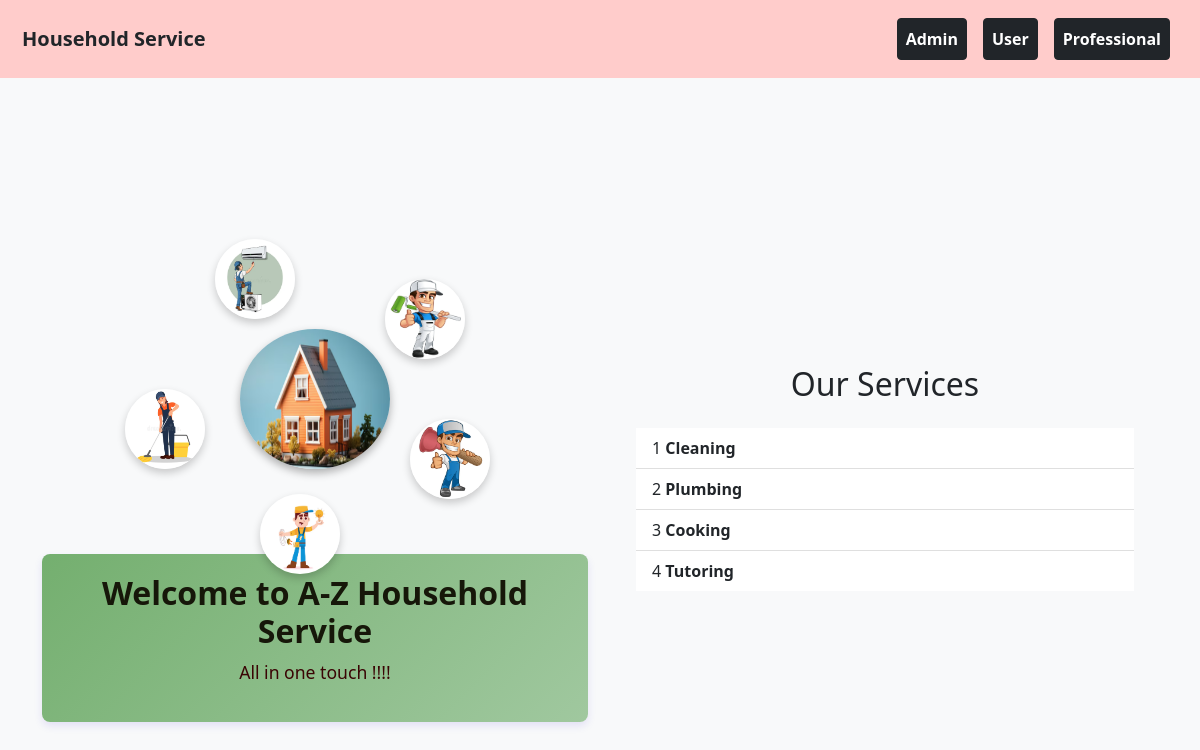
The page / on the database its author committed.
### backend/models.py (models this page shows)
class Service(db.Model):
    __tablename__="service"
    id=db.Column(db.Integer,primary_key=True)
    name=db.Column(db.String,nullable=False)
    basic_price=db.Column(db.Integer,nullable=False)
    Description=db.Column(db.String,nullable=False)
    professionals=db.relationship("Professional_Info",cascade="all,delete",backref="service",lazy=True)
    service_requests=db.relationship("Service_Request",cascade="all,delete",backref="service",lazy=True)

### backend/controller.py (the view)
@app.route("/")
def home():
    service_obj=Service.query.all()
    return render_template("index.html",service_obj=service_obj)

### templates/index.html (shortened to what this page needs)
<!DOCTYPE html>
<html lang="en">
<head>
    <link rel="stylesheet" href="static\styles\style.css">
    <link href="https://cdn.jsdelivr.net/npm/bootstrap@5.0.2/dist/css/bootstrap.min.css" rel="stylesheet">
</head>
<body>
<div class="container-fluid" style="background-color: #ffcccb; padding: 10px;">
    <nav class="navbar navbar-expand-lg navbar-light w-100">
        <div class="container-fluid">
            <a class="navbar-brand text-dark" href="#"><strong>Household Service</strong></a>
            <div class="collapse navbar-collapse justify-content-end" id="navbarNav">
                <ul class="navbar-nav">
                    <li class="nav-item">
                        <a type="button" class="nav-link btn btn-dark mx-2 text-white fw-bold" href="/alogin">Admin</a>
                    </li>
                    <li class="nav-item">
                        <a type="button" class="nav-link btn btn-dark mx-2 text-white fw-bold" href="/clogin">User</a>
                    </li>
                    <li class="nav-item">
                        <a type="button" class="nav-link btn btn-dark mx-2 text-white fw-bold" href="/flogin">Professional</a>
                    </li>
                </ul>
            </div>
        </div>
    </nav>
</div>
<div class="d-flex align-items-center vh-100 bg-light">
    <div class="container">
        <div class="row">
            <div class="col-md-6 d-flex flex-column align-items-center me-6">
                <div class="image-circle-container">
                    <img src="static\house.png" alt="Center Image" class="center-image">
                    <img src="static\Ac maintanence.png" alt="Surrounding Image 1" class="surrounding-image image-1">
                    <img src="static\Plumbing.png" alt="Surrounding Image 2" class="surrounding-image image-2">
                    <img src="static\Electrical work.png" alt="Surrounding Image 3" class="surrounding-image image-3">
                    <img src="static\Cleaning.png" alt="Surrounding Image 4" class="surrounding-image image-4">
                    <img src="static\Painting.png" alt="Surrounding Image 5" class="surrounding-image image-5">
                </div>
                <div class="text-box">
                    <h2>Welcome to A-Z Household Service</h2>
                    <p>All in one touch !!!!</p>
                </div>
            </div>
            <div class="col-md-6 d-flex align-items-center justify-content-left">
                <div class="container">
                    <h2 class="text-center mb-4">Our Services</h2>
                    {% if service_obj !=[] %}
                    <ul class="list-group list-group-flush">
                        {% for service in service_obj %}
                        <li class="list-group-item">{{loop.index}} <strong>{{service.name}}</strong></li>
                        {% endfor %}
                    </ul>
                    {% endif %}
                </div>
            </div>
        </div>
    </div>
</div>
</body>
</html>

### static/styles/style.css (style rules this page uses)
.text-box { margin-top: 20px; padding: 20px; background: linear-gradient(135deg,#74af6f, #a0c89f ); border-radius: 8px; box-shadow: 0 4px 8px rgba(38, 8, 206, 0.1); text-align: center; max-width: 600px; margin-left: auto; margin-right: auto; }
.text-box h2 { font-size: 2em; color: #161709; font-weight: bold; }
.text-box p { font-size: 1.1em; color: #3a0404; line-height: 1.6; }
.image-circle-container { position: relative; width: 300px; height: 300px; margin: 0 auto; }
.center-image { position: absolute; top: 55%; left: 50%; transform: translate(-50%, -50%); width: 150px; height: 140px; border-radius: 50%; box-shadow: 0 4px 8px rgba(0, 0, 0, 0.3); }
.surrounding-image { position: absolute; width: 80px; height: 80px; border-radius: 50%; box-shadow: 0 4px 8px rgba(0, 0, 0, 0.2); }
.image-1 { top: 15%; left: 30%; transform: translate(-50%, -50%); }
.image-2 { top: 75%; right: 5%; transform: translate(50%, -50%); }
.image-3 { bottom: 0; left: 45%; transform: translate(-50%, 50%); }
.image-4 { top: 65%; left: 0; transform: translate(-50%, -50%); }
.image-5 { top: 15%; right:0%; }

### rows shown on the page
Service: name "Cleaning"
Service: name "Plumbing"
Service: name "Cooking"
Service: name "Tutoring"
